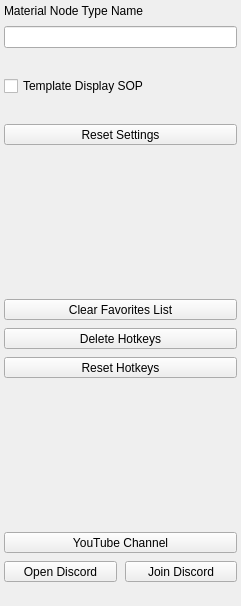
<?xml version="1.0" encoding="UTF-8"?>
<ui version="4.0">
 <class>Form</class>
 <widget class="QWidget" name="Form">
  <property name="geometry">
   <rect>
    <x>0</x>
    <y>0</y>
    <width>241</width>
    <height>606</height>
   </rect>
  </property>
  <property name="windowTitle">
   <string>Form</string>
  </property>
  <layout class="QVBoxLayout" name="verticalLayout">
   <property name="spacing">
    <number>8</number>
   </property>
   <property name="leftMargin">
    <number>4</number>
   </property>
   <property name="topMargin">
    <number>4</number>
   </property>
   <property name="rightMargin">
    <number>4</number>
   </property>
   <property name="bottomMargin">
    <number>4</number>
   </property>
   <item>
    <widget class="QLabel" name="label">
     <property name="toolTip">
      <string>Material node type name used by the Modeler material tools.
Enter an appropriate type name for the renderer you are using.</string>
     </property>
     <property name="text">
      <string>Material Node Type Name</string>
     </property>
    </widget>
   </item>
   <item>
    <widget class="QLineEdit" name="material_type">
     <property name="toolTip">
      <string/>
     </property>
     <property name="text">
      <string/>
     </property>
     <property name="alignment">
      <set>Qt::AlignCenter</set>
     </property>
    </widget>
   </item>
   <item>
    <spacer name="verticalSpacer_3">
     <property name="orientation">
      <enum>Qt::Vertical</enum>
     </property>
     <property name="sizeType">
      <enum>QSizePolicy::Fixed</enum>
     </property>
     <property name="sizeHint" stdset="0">
      <size>
       <width>20</width>
       <height>20</height>
      </size>
     </property>
    </spacer>
   </item>
   <item>
    <widget class="QCheckBox" name="template_at_sop_level">
     <property name="toolTip">
      <string>&lt;html&gt;&lt;head/&gt;&lt;body&gt;&lt;p&gt;This option allows to automatically turn template flag for the current display node if the next primitive node will be created at SOP level.&lt;/p&gt;&lt;/body&gt;&lt;/html&gt;</string>
     </property>
     <property name="text">
      <string>Template Display SOP</string>
     </property>
    </widget>
   </item>
   <item>
    <spacer name="verticalSpacer_4">
     <property name="orientation">
      <enum>Qt::Vertical</enum>
     </property>
     <property name="sizeType">
      <enum>QSizePolicy::Fixed</enum>
     </property>
     <property name="sizeHint" stdset="0">
      <size>
       <width>20</width>
       <height>20</height>
      </size>
     </property>
    </spacer>
   </item>
   <item>
    <widget class="QToolButton" name="reset">
     <property name="sizePolicy">
      <sizepolicy hsizetype="Expanding" vsizetype="Fixed">
       <horstretch>0</horstretch>
       <verstretch>0</verstretch>
      </sizepolicy>
     </property>
     <property name="toolTip">
      <string>Reset all the Modeler settings.</string>
     </property>
     <property name="text">
      <string>Reset Settings</string>
     </property>
     <property name="toolButtonStyle">
      <enum>Qt::ToolButtonTextOnly</enum>
     </property>
    </widget>
   </item>
   <item>
    <spacer name="verticalSpacer_5">
     <property name="orientation">
      <enum>Qt::Vertical</enum>
     </property>
     <property name="sizeHint" stdset="0">
      <size>
       <width>20</width>
       <height>40</height>
      </size>
     </property>
    </spacer>
   </item>
   <item>
    <widget class="QToolButton" name="clear_favorites">
     <property name="sizePolicy">
      <sizepolicy hsizetype="Expanding" vsizetype="Fixed">
       <horstretch>0</horstretch>
       <verstretch>0</verstretch>
      </sizepolicy>
     </property>
     <property name="toolTip">
      <string>Clear the Modeler Favorites list.</string>
     </property>
     <property name="text">
      <string>Clear Favorites List</string>
     </property>
    </widget>
   </item>
   <item>
    <widget class="QToolButton" name="delete_hotkeys">
     <property name="sizePolicy">
      <sizepolicy hsizetype="Expanding" vsizetype="Fixed">
       <horstretch>0</horstretch>
       <verstretch>0</verstretch>
      </sizepolicy>
     </property>
     <property name="toolTip">
      <string>Delete Modeler hotkeys. Can be used to view the entire list of hotkeys.</string>
     </property>
     <property name="text">
      <string>Delete Hotkeys</string>
     </property>
    </widget>
   </item>
   <item>
    <widget class="QToolButton" name="reset_hotkeys">
     <property name="sizePolicy">
      <sizepolicy hsizetype="Expanding" vsizetype="Fixed">
       <horstretch>0</horstretch>
       <verstretch>0</verstretch>
      </sizepolicy>
     </property>
     <property name="toolTip">
      <string>Reset all Modeler hotkeys.</string>
     </property>
     <property name="text">
      <string>Reset Hotkeys</string>
     </property>
    </widget>
   </item>
   <item>
    <spacer name="verticalSpacer_2">
     <property name="orientation">
      <enum>Qt::Vertical</enum>
     </property>
     <property name="sizeHint" stdset="0">
      <size>
       <width>20</width>
       <height>40</height>
      </size>
     </property>
    </spacer>
   </item>
   <item>
    <widget class="QToolButton" name="youtube_channel">
     <property name="sizePolicy">
      <sizepolicy hsizetype="Expanding" vsizetype="Fixed">
       <horstretch>0</horstretch>
       <verstretch>0</verstretch>
      </sizepolicy>
     </property>
     <property name="text">
      <string>YouTube Channel</string>
     </property>
    </widget>
   </item>
   <item>
    <layout class="QHBoxLayout" name="horizontalLayout">
     <item>
      <widget class="QToolButton" name="open_discord">
       <property name="sizePolicy">
        <sizepolicy hsizetype="Expanding" vsizetype="Fixed">
         <horstretch>0</horstretch>
         <verstretch>0</verstretch>
        </sizepolicy>
       </property>
       <property name="text">
        <string>Open Discord</string>
       </property>
      </widget>
     </item>
     <item>
      <widget class="QToolButton" name="join_discord">
       <property name="sizePolicy">
        <sizepolicy hsizetype="Expanding" vsizetype="Fixed">
         <horstretch>0</horstretch>
         <verstretch>0</verstretch>
        </sizepolicy>
       </property>
       <property name="text">
        <string>Join Discord</string>
       </property>
      </widget>
     </item>
    </layout>
   </item>
   <item>
    <spacer name="verticalSpacer">
     <property name="orientation">
      <enum>Qt::Vertical</enum>
     </property>
     <property name="sizeType">
      <enum>QSizePolicy::Fixed</enum>
     </property>
     <property name="sizeHint" stdset="0">
      <size>
       <width>20</width>
       <height>20</height>
      </size>
     </property>
    </spacer>
   </item>
  </layout>
 </widget>
 <resources/>
 <connections/>
</ui>
